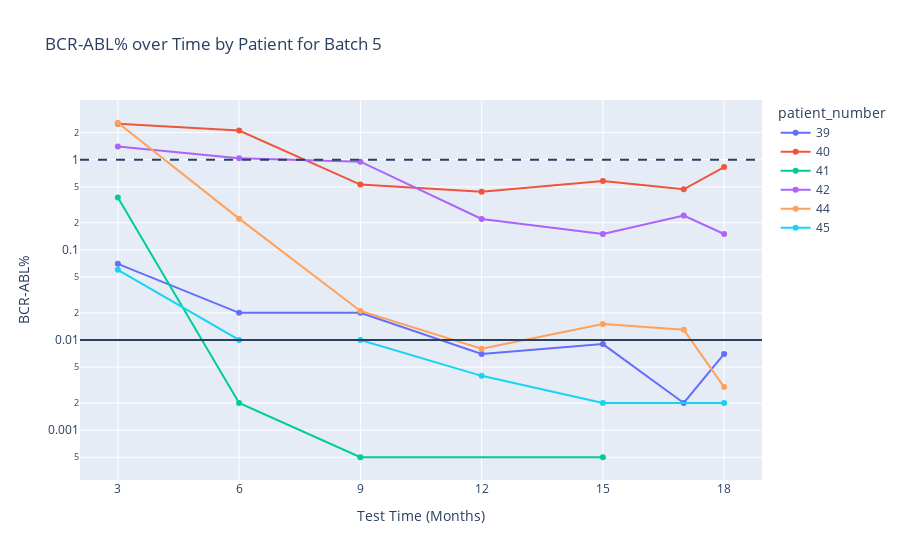

The code cell stored with this chart in its notebook:
### Code cell
figures[4].show()

### Figure 1 — Plotly figure (JSON) as saved in the notebook; plotly's stock layout.template omitted (floating-point values rounded to 4 significant figures)
{"data": [{"connectgaps": true, "hovertemplate": "patient_number=39<br>month=%{x}<br>BCRABL=%{y}<extra></extra>", "legendgroup": "39", "line": {"color": "#636efa", "dash": "solid"}, "marker": {"symbol": "circle"}, "mode": "markers+lines", "name": "39", "orientation": "v", "showlegend": true, "type": "scatter", "x": [3, 6, 9, 12, 15, 17, 18], "xaxis": "x", "y": [0.07, 0.02, 0.02, 0.007, 0.009, 0.002, 0.007], "yaxis": "y"}, {"connectgaps": true, "hovertemplate": "patient_number=40<br>month=%{x}<br>BCRABL=%{y}<extra></extra>", "legendgroup": "40", "line": {"color": "#EF553B", "dash": "solid"}, "marker": {"symbol": "circle"}, "mode": "markers+lines", "name": "40", "orientation": "v", "showlegend": true, "type": "scatter", "x": [3, 6, 9, 12, 15, 17, 18], "xaxis": "x", "y": [2.5, 2.11, 0.53, 0.44, 0.58, 0.47, 0.83], "yaxis": "y"}, {"connectgaps": true, "hovertemplate": "patient_number=41<br>month=%{x}<br>BCRABL=%{y}<extra></extra>", "legendgroup": "41", "line": {"color": "#00cc96", "dash": "solid"}, "marker": {"symbol": "circle"}, "mode": "markers+lines", "name": "41", "orientation": "v", "showlegend": true, "type": "scatter", "x": [3, 6, 9, 12, 15, 17, 18], "xaxis": "x", "y": [0.38, 0.002, 0.0005, null, 0.0005, null, null], "yaxis": "y"}, {"connectgaps": true, "hovertemplate": "patient_number=42<br>month=%{x}<br>BCRABL=%{y}<extra></extra>", "legendgroup": "42", "line": {"color": "#ab63fa", "dash": "solid"}, "marker": {"symbol": "circle"}, "mode": "markers+lines", "name": "42", "orientation": "v", "showlegend": true, "type": "scatter", "x": [3, 6, 9, 12, 15, 17, 18], "xaxis": "x", "y": [1.4, 1.04, 0.95, 0.22, 0.15, 0.24, 0.15], "yaxis": "y"}, {"connectgaps": true, "hovertemplate": "patient_number=44<br>month=%{x}<br>BCRABL=%{y}<extra></extra>", "legendgroup": "44", "line": {"color": "#FFA15A", "dash": "solid"}, "marker": {"symbol": "circle"}, "mode": "markers+lines", "name": "44", "orientation": "v", "showlegend": true, "type": "scatter", "x": [3, 6, 9, 12, 15, 17, 18], "xaxis": "x", "y": [2.571, 0.222, 0.021, 0.008, 0.015, 0.013, 0.003], "yaxis": "y"}, {"connectgaps": true, "hovertemplate": "patient_number=45<br>month=%{x}<br>BCRABL=%{y}<extra></extra>", "legendgroup": "45", "line": {"color": "#19d3f3", "dash": "solid"}, "marker": {"symbol": "circle"}, "mode": "markers+lines", "name": "45", "orientation": "v", "showlegend": true, "type": "scatter", "x": [3, 6, 9, 12, 15, 17, 18], "xaxis": "x", "y": [0.06, 0.01, 0.01, 0.004, 0.002, null, 0.002], "yaxis": "y"}], "layout": {"legend": {"title": {"text": "patient_number"}, "tracegroupgap": 0}, "shapes": [{"type": "line", "x0": 0, "x1": 1, "xref": "x domain", "y0": 0.01, "y1": 0.01, "yref": "y"}, {"line": {"dash": "dash"}, "type": "line", "x0": 0, "x1": 1, "xref": "x domain", "y0": 1, "y1": 1, "yref": "y"}], "title": {"text": "BCR-ABL% over Time by Patient for Batch 5"}, "xaxis": {"anchor": "y", "domain": [0, 1], "tickmode": "array", "ticktext": ["3", "6", "9", "12", "15", "18"], "tickvals": [3, 6, 9, 12, 15, 18], "title": {"text": "Test Time (Months)"}}, "yaxis": {"anchor": "x", "domain": [0, 1], "title": {"text": "BCR-ABL%"}, "type": "log"}}}
